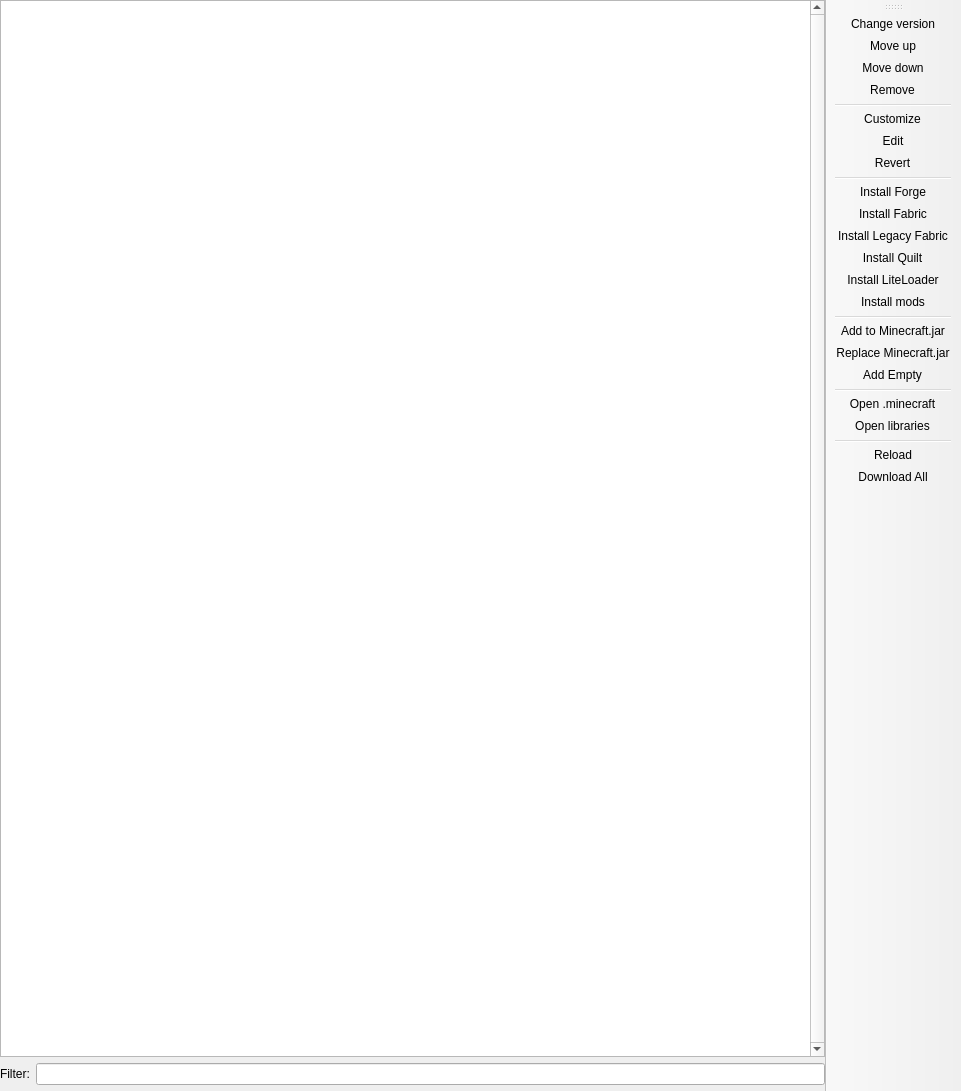
<?xml version="1.0" encoding="UTF-8"?>
<ui version="4.0">
 <class>VersionPage</class>
 <widget class="QMainWindow" name="VersionPage">
  <property name="geometry">
   <rect>
    <x>0</x>
    <y>0</y>
    <width>961</width>
    <height>1091</height>
   </rect>
  </property>
  <widget class="QWidget" name="centralwidget">
   <layout class="QHBoxLayout" name="horizontalLayout">
    <property name="leftMargin">
     <number>0</number>
    </property>
    <property name="topMargin">
     <number>0</number>
    </property>
    <property name="rightMargin">
     <number>0</number>
    </property>
    <property name="bottomMargin">
     <number>0</number>
    </property>
    <item>
     <layout class="QVBoxLayout" name="verticalLayout">
      <item>
       <widget class="ModListView" name="packageView">
        <property name="verticalScrollBarPolicy">
         <enum>Qt::ScrollBarAlwaysOn</enum>
        </property>
        <property name="horizontalScrollBarPolicy">
         <enum>Qt::ScrollBarAlwaysOff</enum>
        </property>
        <property name="sortingEnabled">
         <bool>false</bool>
        </property>
        <property name="headerHidden">
         <bool>false</bool>
        </property>
        <attribute name="headerVisible">
         <bool>true</bool>
        </attribute>
       </widget>
      </item>
      <item>
       <layout class="QGridLayout" name="gridLayout_2">
        <item row="0" column="1">
         <widget class="QLineEdit" name="filterEdit">
          <property name="clearButtonEnabled">
           <bool>true</bool>
          </property>
         </widget>
        </item>
        <item row="0" column="0">
         <widget class="QLabel" name="filterLabel">
          <property name="text">
           <string>Filter:</string>
          </property>
         </widget>
        </item>
       </layout>
      </item>
      <item>
       <widget class="MCModInfoFrame" name="frame">
        <property name="sizePolicy">
         <sizepolicy hsizetype="Preferred" vsizetype="Minimum">
          <horstretch>0</horstretch>
          <verstretch>0</verstretch>
         </sizepolicy>
        </property>
       </widget>
      </item>
     </layout>
    </item>
   </layout>
  </widget>
  <widget class="WideBar" name="toolBar">
   <property name="windowTitle">
    <string>Actions</string>
   </property>
   <property name="allowedAreas">
    <set>Qt::LeftToolBarArea|Qt::RightToolBarArea</set>
   </property>
   <property name="toolButtonStyle">
    <enum>Qt::ToolButtonTextOnly</enum>
   </property>
   <property name="floatable">
    <bool>false</bool>
   </property>
   <attribute name="toolBarArea">
    <enum>RightToolBarArea</enum>
   </attribute>
   <attribute name="toolBarBreak">
    <bool>false</bool>
   </attribute>
   <addaction name="actionChange_version"/>
   <addaction name="actionMove_up"/>
   <addaction name="actionMove_down"/>
   <addaction name="actionRemove"/>
   <addaction name="separator"/>
   <addaction name="actionCustomize"/>
   <addaction name="actionEdit"/>
   <addaction name="actionRevert"/>
   <addaction name="separator"/>
   <addaction name="actionInstall_Forge"/>
   <addaction name="actionInstall_Fabric"/>
   <addaction name="actionInstall_LegacyFabric"/>
   <addaction name="actionInstall_Quilt"/>
   <addaction name="actionInstall_LiteLoader"/>
   <addaction name="actionInstall_mods"/>
   <addaction name="separator"/>
   <addaction name="actionAdd_to_Minecraft_jar"/>
   <addaction name="actionReplace_Minecraft_jar"/>
   <addaction name="actionAdd_Empty"/>
   <addaction name="separator"/>
   <addaction name="actionMinecraftFolder"/>
   <addaction name="actionLibrariesFolder"/>
   <addaction name="separator"/>
   <addaction name="actionReload"/>
   <addaction name="actionDownload_All"/>
  </widget>
  <action name="actionChange_version">
   <property name="text">
    <string>Change version</string>
   </property>
   <property name="toolTip">
    <string>Change version of the selected package.</string>
   </property>
  </action>
  <action name="actionMove_up">
   <property name="text">
    <string>Move up</string>
   </property>
   <property name="toolTip">
    <string>Make the selected package apply sooner.</string>
   </property>
  </action>
  <action name="actionMove_down">
   <property name="text">
    <string>Move down</string>
   </property>
   <property name="toolTip">
    <string>Make the selected package apply later.</string>
   </property>
  </action>
  <action name="actionRemove">
   <property name="text">
    <string>Remove</string>
   </property>
   <property name="toolTip">
    <string>Remove selected package from the instance.</string>
   </property>
  </action>
  <action name="actionCustomize">
   <property name="text">
    <string>Customize</string>
   </property>
   <property name="toolTip">
    <string>Customize selected package.</string>
   </property>
  </action>
  <action name="actionEdit">
   <property name="text">
    <string>Edit</string>
   </property>
   <property name="toolTip">
    <string>Edit selected package.</string>
   </property>
  </action>
  <action name="actionRevert">
   <property name="text">
    <string>Revert</string>
   </property>
   <property name="toolTip">
    <string>Revert the selected package to default.</string>
   </property>
  </action>
  <action name="actionInstall_Forge">
   <property name="text">
    <string>Install Forge</string>
   </property>
   <property name="toolTip">
    <string>Install the Minecraft Forge package.</string>
   </property>
  </action>
  <action name="actionInstall_Fabric">
   <property name="text">
    <string>Install Fabric</string>
   </property>
   <property name="toolTip">
    <string>Install the Fabric Loader package.</string>
   </property>
  </action>
  <action name="actionInstall_LegacyFabric">
   <property name="text">
    <string>Install Legacy Fabric</string>
   </property>
   <property name="toolTip">
    <string>Install the Fabric Loader package for Legacy Fabric.</string>
   </property>
  </action>
  <action name="actionInstall_Quilt">
   <property name="text">
    <string>Install Quilt</string>
   </property>
   <property name="toolTip">
    <string>Install the Quilt Loader package.</string>
   </property>
  </action>
  <action name="actionInstall_LiteLoader">
   <property name="text">
    <string>Install LiteLoader</string>
   </property>
   <property name="toolTip">
    <string>Install the LiteLoader package.</string>
   </property>
  </action>
  <action name="actionInstall_mods">
   <property name="text">
    <string>Install mods</string>
   </property>
   <property name="toolTip">
    <string>Install normal mods.</string>
   </property>
  </action>
  <action name="actionAdd_to_Minecraft_jar">
   <property name="text">
    <string>Add to Minecraft.jar</string>
   </property>
   <property name="toolTip">
    <string>Add a mod into the Minecraft jar file.</string>
   </property>
  </action>
  <action name="actionReplace_Minecraft_jar">
   <property name="text">
    <string>Replace Minecraft.jar</string>
   </property>
  </action>
  <action name="actionAdd_Empty">
   <property name="text">
    <string>Add Empty</string>
   </property>
   <property name="toolTip">
    <string>Add an empty custom package.</string>
   </property>
  </action>
  <action name="actionReload">
   <property name="text">
    <string>Reload</string>
   </property>
   <property name="toolTip">
    <string>Reload all packages.</string>
   </property>
  </action>
  <action name="actionDownload_All">
   <property name="text">
    <string>Download All</string>
   </property>
   <property name="toolTip">
    <string>Download the files needed to launch the instance now.</string>
   </property>
  </action>
  <action name="actionMinecraftFolder">
   <property name="text">
    <string>Open .minecraft</string>
   </property>
   <property name="toolTip">
    <string>Open the instance's .minecraft folder.</string>
   </property>
  </action>
  <action name="actionLibrariesFolder">
   <property name="text">
    <string>Open libraries</string>
   </property>
   <property name="toolTip">
    <string>Open the instance's local libraries folder.</string>
   </property>
  </action>
 </widget>
 <customwidgets>
  <customwidget>
   <class>ModListView</class>
   <extends>QTreeView</extends>
   <header>ui/widgets/ModListView.h</header>
  </customwidget>
  <customwidget>
   <class>MCModInfoFrame</class>
   <extends>QFrame</extends>
   <header>ui/widgets/MCModInfoFrame.h</header>
   <container>1</container>
  </customwidget>
  <customwidget>
   <class>WideBar</class>
   <extends>QToolBar</extends>
   <header>ui/widgets/WideBar.h</header>
  </customwidget>
 </customwidgets>
 <resources/>
 <connections/>
</ui>
